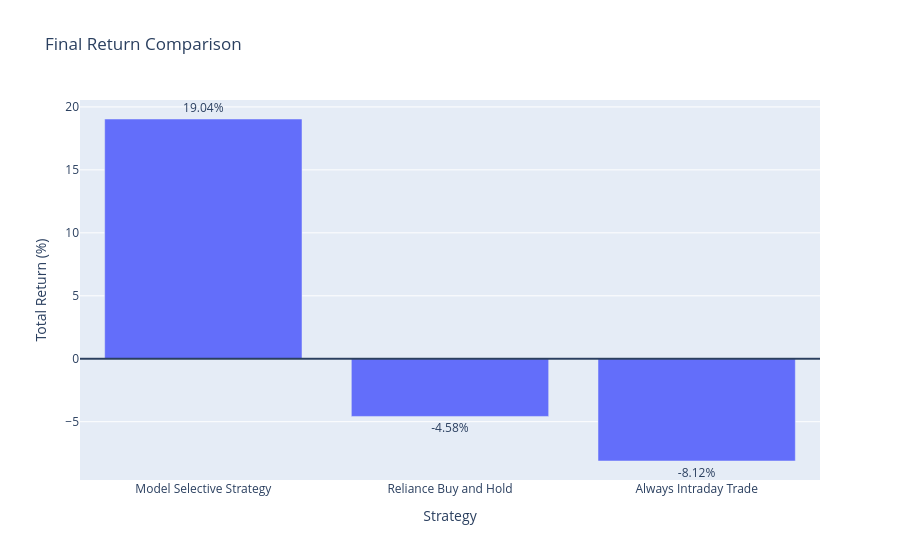

Notebook code for this chart:
### Code cell
fig = px.bar(
    strategy_comparison,
    x="Strategy",
    y="Total_Return_Percent",
    text="Total_Return_Percent",
    title="Final Return Comparison"
)

fig.update_traces(
    texttemplate="%{text:.2f}%",
    textposition="outside"
)

fig.update_layout(
    yaxis_title="Total Return (%)",
    xaxis_title="Strategy"
)

fig.add_hline(
    y=0
)

fig.show()

### Figure 1 — Plotly figure (JSON) as saved in the notebook; plotly's stock layout.template omitted (floating-point values rounded to 4 significant figures)
{"data": [{"hovertemplate": "Strategy=%{x}<br>Total_Return_Percent=%{text}<extra></extra>", "legendgroup": "", "marker": {"color": "#636efa", "pattern": {"shape": ""}}, "name": "", "orientation": "v", "showlegend": false, "text": [19.04, -4.581, -8.12], "textposition": "outside", "texttemplate": "%{text:.2f}%", "type": "bar", "x": ["Model Selective Strategy", "Reliance Buy and Hold", "Always Intraday Trade"], "xaxis": "x", "y": [19.04, -4.581, -8.12], "yaxis": "y"}], "layout": {"barmode": "relative", "legend": {"tracegroupgap": 0}, "shapes": [{"type": "line", "x0": 0, "x1": 1, "xref": "x domain", "y0": 0, "y1": 0, "yref": "y"}], "title": {"text": "Final Return Comparison"}, "xaxis": {"anchor": "y", "domain": [0, 1], "title": {"text": "Strategy"}}, "yaxis": {"anchor": "x", "domain": [0, 1], "title": {"text": "Total Return (%)"}}}}
